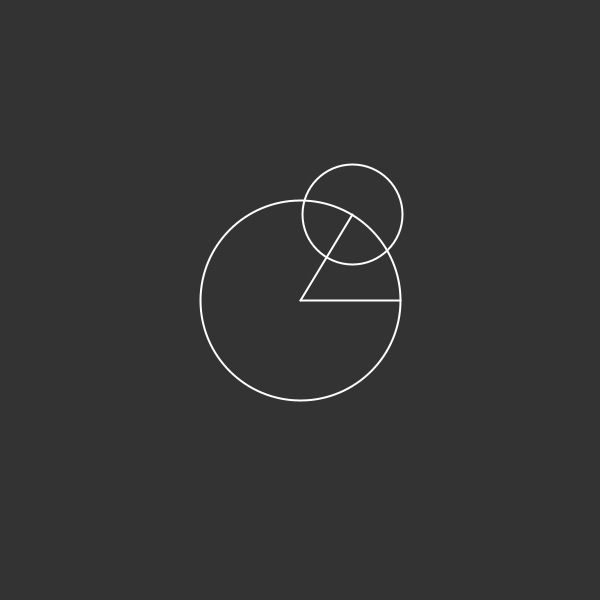
Frame 1 (no input)
Frame 60 (the mouse pressed at the canvas centre just before this capture): identical to frame 1, image omitted
Frame 120 (the mouse held since frame 60 and released just before this capture): identical to frame 1, image omitted

The Processing sketch that drew this single still picture (run headless with seeded random() and noise(); from frame 60 on, the mouse is pressed at the canvas centre):

// Processing sketch: learn_process_shape
// ── learn_process_shape.pde
float angle = -45;
float angle1 = 0;
void setup(){
  size(600,600);

}
void draw(){
  frameRate(10);
  background(51);
  float r = 100;
  float x = 300;
  float y = 300;
  
  stroke(255);
  strokeWeight(2);
  noFill();
  ellipse(x,y,r*2,r*2);
  
  float r2 = r * 0.5;
  
  float rsum = r;
  float x2 = x + rsum * cos(angle);
  float y2 = y + rsum * sin(angle);
  float x3 = x + rsum * cos(angle1);
  float y3 = y + rsum * sin(angle1);
  line(x,y,x2,y2);
  line(x,y,x3,y3);
  ellipse(x2,y2,r2*2,r2*2);
  if(angle<45){
    //angle -= 0.1;
    println(angle);
  }

}
